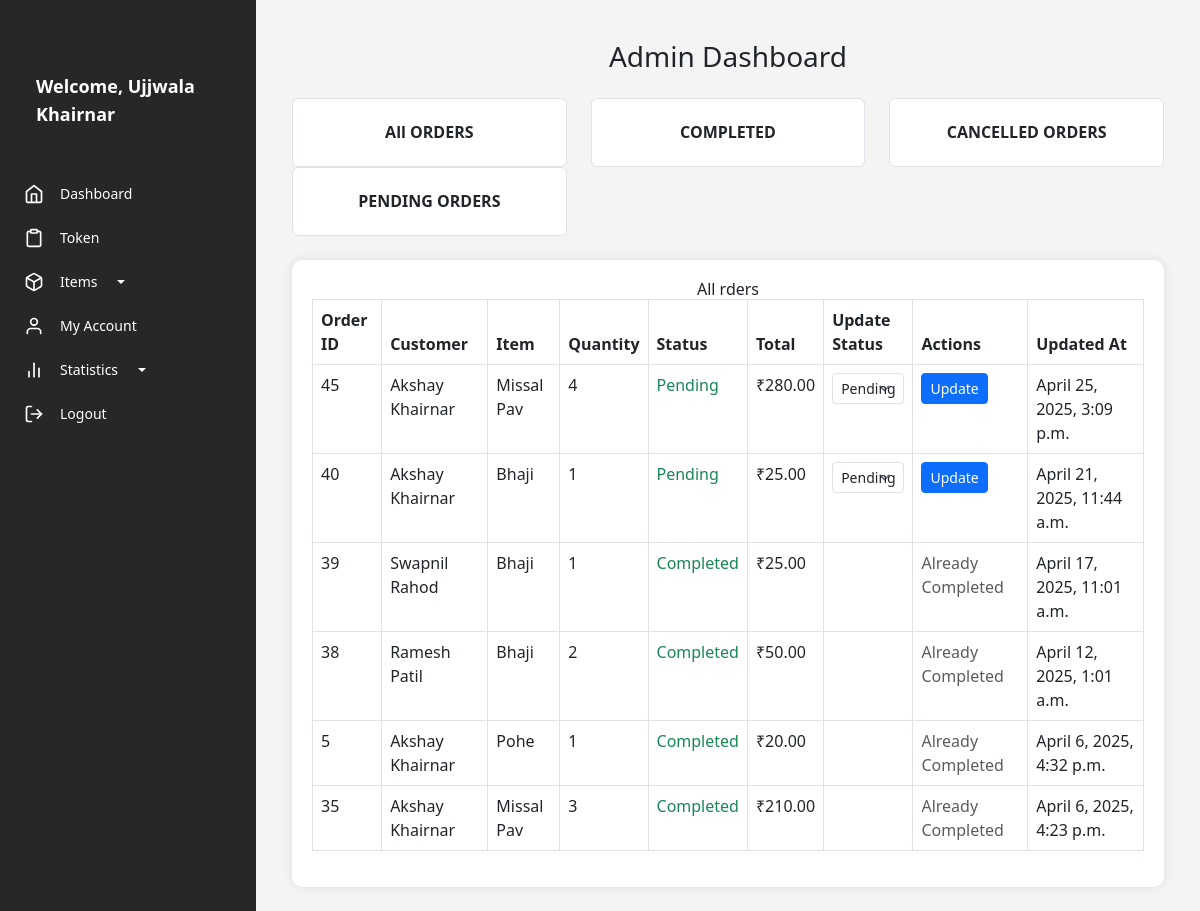
The app's page /vendor/dashboard/ (signed in), older data.
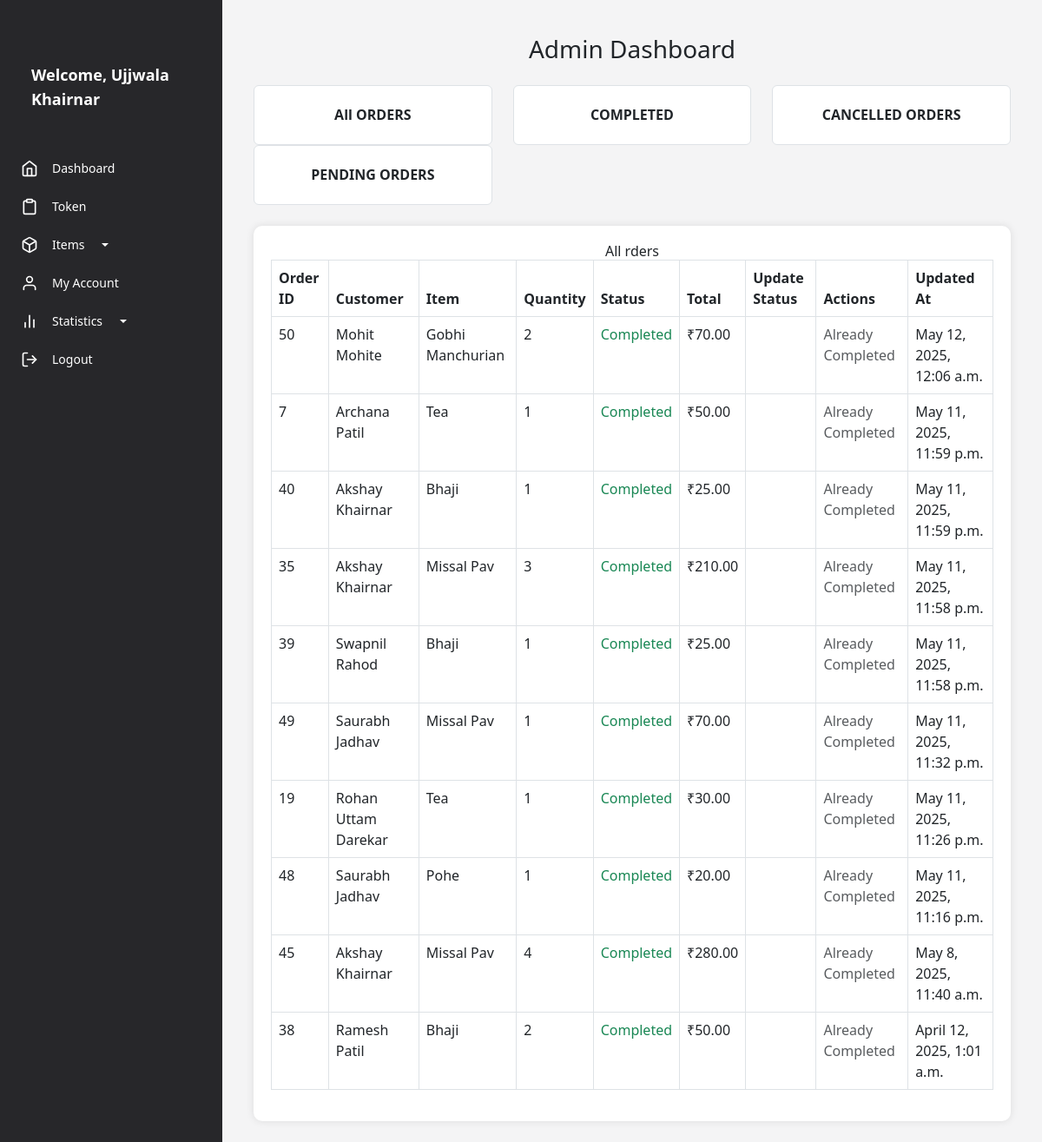
The same page, newer data.
### customer/models.py (models this page shows)
class Order(models.Model):
    ORDER_STATUS_CHOICES = [
        ('Pending', 'Pending'),
        ('Paid', 'Paid'),
        ('Processing', 'Processing'),
        ('Completed ', 'Completed'),
        ('Cancelled', 'Cancelled'),
    ]
    customer = models.ForeignKey(Customer, on_delete=models.CASCADE , null=False,default="")  # Link to Customer
    order_date = models.DateTimeField(default=datetime.now)
    total_amount = models.DecimalField(max_digits=10, decimal_places=2 , default=0.00)
    payment_method = models.CharField(max_length=20)
    payment_status = models.CharField(max_length=20, default="Pending")
    is_paid = models.BooleanField(default=False)
    order_status = models.CharField(max_length=20, choices=ORDER_STATUS_CHOICES, default='Pending')
    quantity = models.PositiveIntegerField(default=1)
    food_item = models.ForeignKey(FoodItem, on_delete=models.CASCADE , null=True)
    price = models.DecimalField(max_digits=6, decimal_places=2, default=0.00)
    restaurant_name = models.CharField(max_length=100 , default="")
    vendor = models.ForeignKey(CanteenVendor, on_delete=models.CASCADE, null= True)  # Link to the restaurant
    updated_at = models.DateTimeField(auto_now=True)
    def __str__(self):
        return f"Order for {self.customer.full_name} on {self.order_date}"

class Customer(models.Model):
    id = models.AutoField(primary_key=True)
    full_name = models.CharField(max_length=100)
    email = models.EmailField(max_length=100)
    mobile_number = models.CharField(max_length=100)
    password = models.CharField(max_length=255)  # It is recommended to hash passwords
    def __str__(self):
        return self.full_name

### vendor/models.py (models this page shows, shortened)
class FoodItem(models.Model):
    vendor = models.ForeignKey(CanteenVendor, on_delete=models.CASCADE)# Reference vendor ID
    food_name = models.CharField(max_length=100)
    description = models.TextField()
    TYPE_CHOICES = [('Veg', 'Veg'), ('Non-Veg', 'Non-Veg')]
    food_type = models.CharField(max_length=10, choices=TYPE_CHOICES)
    CATEGORY_CHOICES = [('Breakfast', 'Breakfast'), ('Drinks', 'Drinks'),
                        ('Lunch', 'Lunch'), ('Snacks', 'Snacks'), ('Dinner', 'Dinner')]
    category = models.CharField(max_length=50, choices=CATEGORY_CHOICES)
    price = models.DecimalField(max_digits=6, decimal_places=2)
    image = models.ImageField(upload_to='images/')  # Store in media folder
    created_at = models.DateTimeField(auto_now_add=True)
    in_stock = models.BooleanField(default=True)  # Availability status
    def __str__(self):
        return f"{self.food_name}"

### vendor/views.py (the view)
# urls.py: path('dashboard/', views.dashboard, name='dashboard'),
def dashboard(request):
    if "vendor_id" not in request.session:
        messages.error(request, "You must be logged in to access the dashboard.")
        return redirect("login")
    else:
        vendor_id = request.session["vendor_id"]
        vendor = CanteenVendor.objects.get(id=vendor_id)
        all_orders = Order.objects.filter(vendor=vendor).order_by('-updated_at')
        completed_orders = Order.objects.filter(order_status='Completed', vendor=vendor)
        cancelled_orders = Order.objects.filter(order_status='Cancelled', vendor=vendor)
        pending_orders = Order.objects.filter(order_status='Pending', vendor=vendor)
        context = {
            'all_orders': all_orders,
            'completed_orders':  completed_orders,
            'cancelled_orders': cancelled_orders,
            'pending_orders': pending_orders,
            'vendor_name': request.session.get("vendor_name", "Default Vendor")
        }
        orders = Order.objects.all()
        print(orders)
        return render(request, 'vendor_dashboard.html', context, )

### vendor/templates/vendor_dashboard.html (shortened to what this page needs)
{% extends 'base1/base.html' %}
{% block content %}
<div class="container mt-3">
    <h3 class="mb-4 text-center font-weight-bold" style="font-size: 28px;">Admin Dashboard</h3>
    <div class="row text-center mb-4">
        <div class="col-md-4">
            <div class="dashboard-card bg-white border rounded p-4" onclick="showData('allOrders')">
                <h5>All ORDERS</h5>
            </div>
        </div>
        <div class="col-md-4">
            <div class="dashboard-card bg-white border rounded p-4" onclick="showData('orders')">
                <h5>COMPLETED</h5>
            </div>
        </div>
        <div class="col-md-4">
            <div class="dashboard-card bg-white border rounded p-4" onclick="showData('cancelledOrders')">
                <h5>CANCELLED ORDERS</h5>
            </div>
        </div>
        <div class="col-md-4">
            <div class="dashboard-card bg-white border rounded p-4" onclick="showData('pendingOrders')">
                <h5>PENDING ORDERS</h5>
            </div>
        </div>
    </div>
    <div class="content-box">
        <h5 id="lower-title" class="text-center">Select an option from the upper dashboard to display details here.</h5>
        <div id="allOrders" class="data-table d-none">
            {% if all_orders %}
                <table class="table table-bordered">
                    <thead class="thead-dark">
                        <tr>
                            <th>Order ID</th>
                            <th>Customer</th>
                            <th>Item</th>
                            <th>Quantity</th>
                            <th>Status</th>
                            <th>Total</th>
                            <th>Update Status</th>
                            <th>Actions</th>
                            <th>Updated At</th>
                        </tr>
                    </thead>
                    <tbody>
                        {% for order in all_orders %}
                            <tr>
                                <td>{{ order.id }}</td>
                                <td>{{ order.customer }}</td>
                                <td>{{order.food_item }}</td>
                                <td>{{ order.quantity }}</td>
                                <td class="text-success font-weight-bold">{{ order.order_status }}</td>
                                <td>₹{{ order.total_amount }}</td>
                                <td>
                                    {% if order.order_status != "Completed" and order.order_status != "Cancelled" %}
                                        <form method="POST" action="{% url 'update-order-status' order.id %}">
                                            <select name="status" class="form-control form-control-sm">
                                                <option value="Pending" {% if order.status == "Pending" %}selected{% endif %}>Pending</option>
                                            </select>
                                </td>
                                <td>
                                            <button type="submit" class="btn btn-primary btn-sm">Update</button>
                                    {% else %}
                                </td>
                                <td>
                                    <span class="text-muted">Already Completed</span>
                                    {% endif %}
                                </td>
                                <td>{{ order.updated_at}} </td>
                            </tr>
                        {% endfor %}
                    </tbody>
                </table>
            {% else %}
                <p class="text-center text-muted">No orders available.</p>
            {% endif %}
        </div>
    </div>
</div>
{% endblock %}

Row changes from the older to the newer data that the page shows:
no longer on this page (row edited): Order: id "5", customer "Akshay Khairnar", food_item "Pohe", quantity "1", order_status "Completed", total_amount "20.00", shows "Already Completed", updated_at "April 6, 2025, 4:32 p.m."
added Order: id "50", customer "Mohit Mohite", food_item "Gobhi Manchurian", quantity "2", order_status "Completed", total_amount "70.00", shows "Already Completed", updated_at "May 12, 2025, 12:06 a.m."
now on this page (row edited): Order: id "7", customer "Archana Patil", food_item "Tea", quantity "1", order_status "Completed", total_amount "50.00", shows "Already Completed", updated_at "May 11, 2025, 11:59 p.m."
changed Order id 40: order_status "Pending" → "Completed"; updated_at "April 21, 2025, 11:44 a.m." → "May 11, 2025, 11:59 p.m."; status "Pending" → (not shown); order_status "Update" → "Already Completed"; moves up the list
changed Order id 35: updated_at "April 6, 2025, 4:23 p.m." → "May 11, 2025, 11:58 p.m."; moves up the list
changed Order "Swapnil Rahod": updated_at "April 17, 2025, 11:01 a.m." → "May 11, 2025, 11:58 p.m."; moves down the list
added Order: id "49", customer "Saurabh Jadhav", food_item "Missal Pav", quantity "1", order_status "Completed", total_amount "70.00", shows "Already Completed", updated_at "May 11, 2025, 11:32 p.m."
now on this page (row edited): Order: id "19", customer "Rohan Uttam Darekar", food_item "Tea", quantity "1", order_status "Completed", total_amount "30.00", shows "Already Completed", updated_at "May 11, 2025, 11:26 p.m."
now on this page (row edited): Order: id "48", customer "Saurabh Jadhav", food_item "Pohe", quantity "1", order_status "Completed", total_amount "20.00", shows "Already Completed", updated_at "May 11, 2025, 11:16 p.m."
changed Order id 45: order_status "Pending" → "Completed"; updated_at "April 25, 2025, 3:09 p.m." → "May 8, 2025, 11:40 a.m."; status "Pending" → (not shown); order_status "Update" → "Already Completed"
